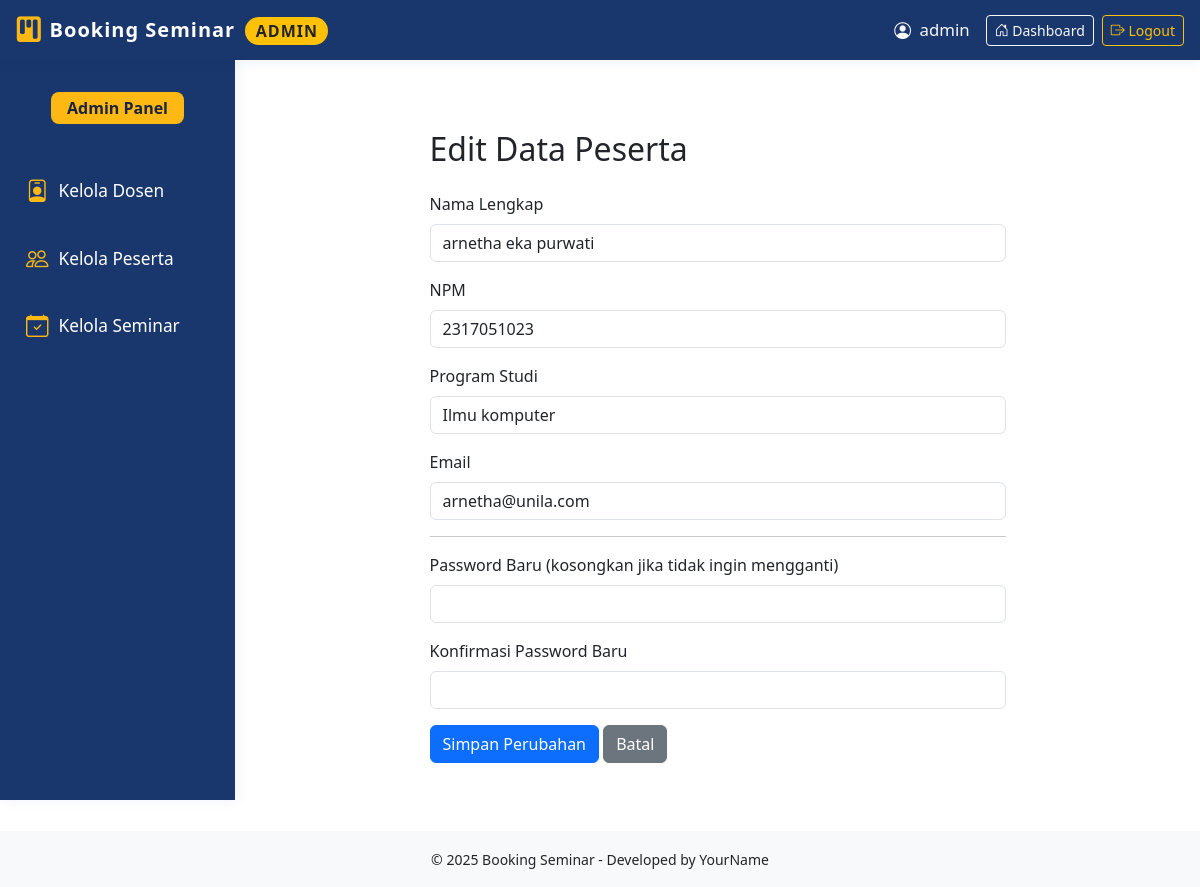
Page /admin/edit_peserta.php?id=13 (signed in) on the committed database.
### tables this page shows
CREATE TABLE `users` (
  `id` int NOT NULL AUTO_INCREMENT,
  `nama` varchar(100) NOT NULL,
  `email` varchar(100) NOT NULL,
  `password` varchar(255) NOT NULL,
  `role` enum('peserta','dosen_pembimbing','dosen_penguji','admin') NOT NULL,
  `created_at` datetime DEFAULT CURRENT_TIMESTAMP,
  `npm` varchar(20) DEFAULT NULL,
  `prodi` varchar(100) DEFAULT NULL,
  PRIMARY KEY (`id`),
  UNIQUE KEY `email` (`email`)
);

### admin/edit_peserta.php (the view, shortened to what this page needs)
<?php
require_once "../config/database.php";
$id = $_GET['id'] ?? null;
$stmt = $pdo->prepare("SELECT * FROM users WHERE id = :id AND role = 'peserta'");
$stmt->execute(['id' => $id]);
$peserta = $stmt->fetch(PDO::FETCH_ASSOC);
include "../includes/header.php";
include "../includes/admin_header.php";
include "../includes/admin_sidebar.php";
?>
<!DOCTYPE html>
<html lang="id">
<head>
  <link href="../assets/css/style.css" rel="stylesheet" />
  <link href="https://cdn.jsdelivr.net/npm/bootstrap@5.3.0/dist/css/bootstrap.min.css" rel="stylesheet" />
  <link href="https://cdn.jsdelivr.net/npm/bootstrap-icons@1.10.5/font/bootstrap-icons.css" rel="stylesheet" />
</head>
<body>
<main id="mainContent" class="content">
  <div class="container-fluid" style="max-width: 600px;">
    <h2 class="mb-4">Edit Data Peserta</h2>
    <form method="POST" action="" class="needs-validation" novalidate>
      <div class="mb-3">
        <label for="nama" class="form-label">Nama Lengkap</label>
        <input type="text" class="form-control" id="nama" name="nama" required value="<?= htmlspecialchars($_POST['nama'] ?? $peserta['nama']) ?>" />
      </div>
      <div class="mb-3">
        <label for="npm" class="form-label">NPM</label>
        <input type="text" class="form-control" id="npm" name="npm" required value="<?= htmlspecialchars($_POST['npm'] ?? $peserta['npm']) ?>" />
      </div>
      <div class="mb-3">
        <label for="prodi" class="form-label">Program Studi</label>
        <input type="text" class="form-control" id="prodi" name="prodi" required value="<?= htmlspecialchars($_POST['prodi'] ?? $peserta['prodi']) ?>" />
      </div>
      <div class="mb-3">
        <label for="email" class="form-label">Email</label>
        <input type="email" class="form-control" id="email" name="email" required value="<?= htmlspecialchars($_POST['email'] ?? $peserta['email']) ?>" />
      </div>
      <hr>
      <div class="mb-3">
        <label for="password_baru" class="form-label">Password Baru (kosongkan jika tidak ingin mengganti)</label>
        <input type="password" class="form-control" id="password_baru" name="password_baru" />
      </div>
      <div class="mb-3">
        <label for="konfirmasi_password" class="form-label">Konfirmasi Password Baru</label>
        <input type="password" class="form-control" id="konfirmasi_password" name="konfirmasi_password" />
      </div>
      <button type="submit" class="btn btn-primary">Simpan Perubahan</button>
      <a href="manage_peserta.php" class="btn btn-secondary">Batal</a>
    </form>
  </div>
</main>
<?php include "../includes/footer.php"; ?>
</body>
</html>

### assets/css/style.css (style rules this page uses)
html, body { height: 100%; margin: 0; padding: 0; }
body { display: flex; flex-direction: column; min-height: 100vh; }
.form-control { border-radius: 20px; }
.btn-primary { border-radius: 20px; padding: 12px 20px; }

### includes/admin_sidebar.php (style rules this page uses)
:root { --header-height: 60px; --sidebar-bg: #19376d; --sidebar-hover: #295cc2; --sidebar-active: #fdb813; --sidebar-font: #fff; --sidebar-icon: #fdb813; --main-bg: #f4f6fb; }
body { background-color: var(--main-bg); }
.content { margin-left: 235px; padding: 70px 20px 20px 20px; transition: margin-left .25s; }

### rows in the picture
users: nama "arnetha eka purwati", npm "2317051023", prodi "Ilmu komputer", email "arnetha@unila.com"

### other values in the picture
$_SESSION['nama'] "admin"
